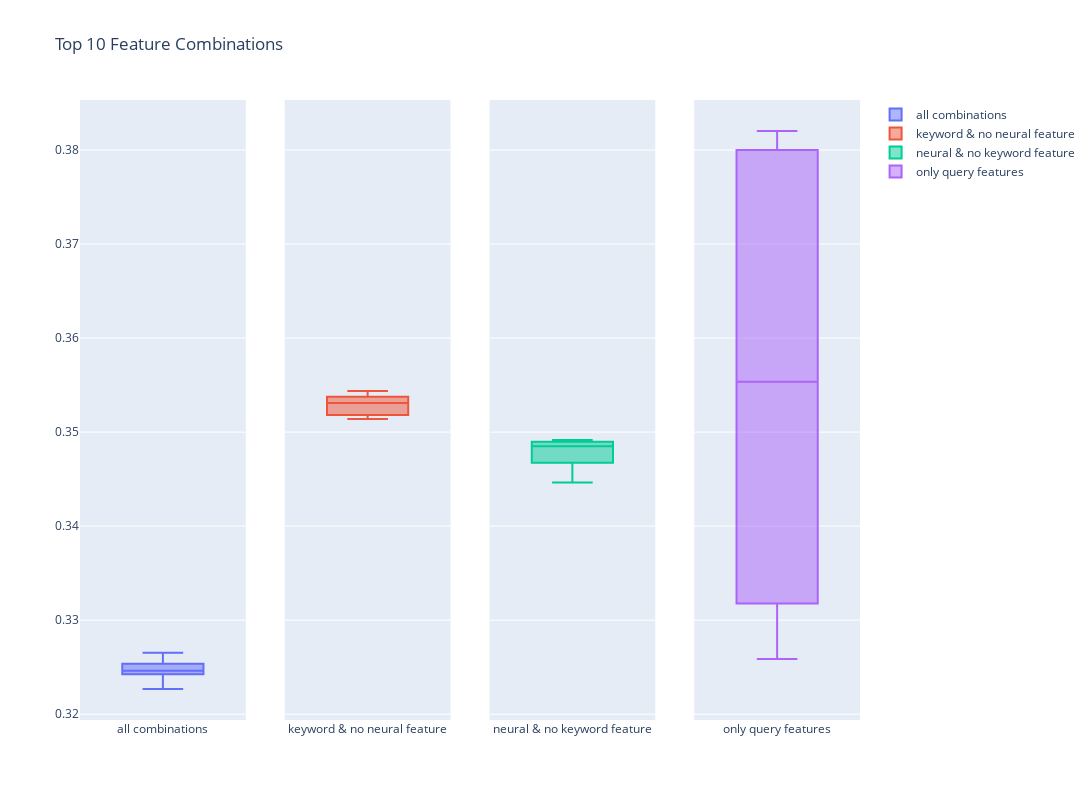

The notebook cell saved with this chart:
### Code cell
fig = make_subplots(rows=1, cols=4, shared_yaxes=True)

fig.add_trace(go.Box(y=df_agg_metrics.sort_values(by=['mean_rmse']).head(10)['mean_rmse'],
                     name="all combinations"),
              row=1, col=1)

fig.add_trace(go.Box(y=df_agg_metrics[(df_agg_metrics['keyword_f'] == True) & (df_agg_metrics['neural_f'] == False)].sort_values(by=['mean_rmse']).head(10)['mean_rmse'],
                    name="keyword & no neural feature"),
              row=1, col=2)

fig.add_trace(go.Box(y=df_agg_metrics[(df_agg_metrics['neural_f'] == True) & (df_agg_metrics['keyword_f'] == False)].sort_values(by=['mean_rmse']).head(10)['mean_rmse'],
                    name="neural & no keyword feature"),
              row=1, col=3)

fig.add_trace(go.Box(y=df_agg_metrics[(df_agg_metrics['query_f'] == True) &(df_agg_metrics['keyword_f'] == False) & (df_agg_metrics['neural_f'] == False)].sort_values(by=['mean_rmse']).head(10)['mean_rmse'],
                    name="only query features"),
              row=1, col=4)

fig.update_layout(height=800, width=1100,
                  title_text="Top 10 Feature Combinations")
fig.show()

### Figure 1 — Plotly figure (JSON) as saved in the notebook; plotly's stock layout.template omitted (floating-point values rounded to 4 significant figures)
{"data": [{"name": "all combinations", "type": "box", "xaxis": "x", "y": [0.3227, 0.3229, 0.3242, 0.3244, 0.3245, 0.3248, 0.3253, 0.3254, 0.3259, 0.3265], "yaxis": "y"}, {"name": "keyword & no neural feature", "type": "box", "xaxis": "x2", "y": [0.3514, 0.3516, 0.3518, 0.3528, 0.353, 0.3532, 0.3537, 0.3538, 0.3541, 0.3544], "yaxis": "y2"}, {"name": "neural & no keyword feature", "type": "box", "xaxis": "x3", "y": [0.3446, 0.3463, 0.3467, 0.3469, 0.3484, 0.3486, 0.3489, 0.349, 0.3492, 0.3492], "yaxis": "y3"}, {"name": "only query features", "type": "box", "xaxis": "x4", "y": [0.3259, 0.3293, 0.3318, 0.3322, 0.3483, 0.3624, 0.363, 0.38, 0.3805, 0.382], "yaxis": "y4"}], "layout": {"height": 800, "title": {"text": "Top 10 Feature Combinations"}, "width": 1100, "xaxis": {"anchor": "y", "autorange": true, "domain": [0, 0.2125], "range": [-0.5, 0.5], "type": "category"}, "xaxis2": {"anchor": "y2", "autorange": true, "domain": [0.2625, 0.475], "range": [-0.5, 0.5], "type": "category"}, "xaxis3": {"anchor": "y3", "autorange": true, "domain": [0.525, 0.7375], "range": [-0.5, 0.5], "type": "category"}, "xaxis4": {"anchor": "y4", "autorange": true, "domain": [0.7875, 1], "range": [-0.5, 0.5], "type": "category"}, "yaxis": {"anchor": "x", "autorange": true, "domain": [0, 1], "range": [0.3194, 0.3853], "type": "linear"}, "yaxis2": {"anchor": "x2", "autorange": true, "domain": [0, 1], "matches": "y", "range": [0.3194, 0.3853], "showticklabels": false, "type": "linear"}, "yaxis3": {"anchor": "x3", "autorange": true, "domain": [0, 1], "matches": "y", "range": [0.3194, 0.3853], "showticklabels": false, "type": "linear"}, "yaxis4": {"anchor": "x4", "autorange": true, "domain": [0, 1], "matches": "y", "range": [0.3194, 0.3853], "showticklabels": false, "type": "linear"}}}
